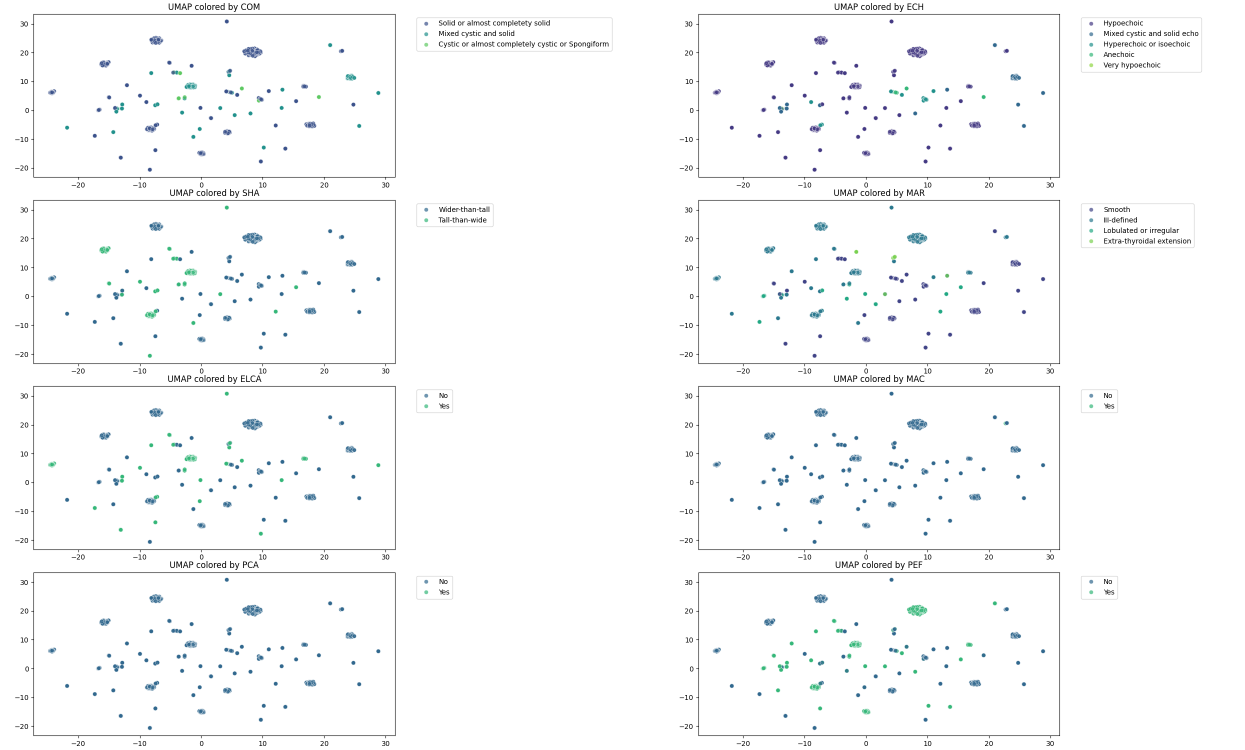
#> input picture other_code/umap.png, 2490 x 1500 px (shown at 1/2 size); its folder holds only this picture in this run
$ python -i images_preprocessing.py   (imports and definitions only)
#> lines starting #> are read from the running program, lines starting #| are printed output that depends on the picture
from PIL import Image, ImageEnhance, ImageOps
import numpy as np
import os


def resize_images_in_directory(directory, new_width, new_height):
    for root, dirs, files in os.walk(directory):
        for file in files:
            if file.lower().endswith('.png'):
                file_path = os.path.join(root, file)
                with Image.open(file_path) as img:
                    resize_img = img.resize((new_width, new_height), resample=Image.LANCZOS)
                resize_img.save(file_path)


def adjust_exposure(image, factor):
    enhancer = ImageEnhance.Brightness(image)
    return enhancer.enhance(factor)


def adjust_saturation(image, factor):
    enhancer = ImageEnhance.Color(image)
    return enhancer.enhance(factor)


def adjust_brightness(image, factor):
    enhancer = ImageEnhance.Brightness(image)
    return enhancer.enhance(factor)


def adjust_contrast(image, factor):
    enhancer = ImageEnhance.Contrast(image)
    return enhancer.enhance(factor)


def adjust_shadows(image, factor):
    # This is a bit tricky and usually requires more advanced techniques.
    # For simplicity, we'll use a combination of brightness and contrast.
    image = ImageEnhance.Brightness(image).enhance(factor * 0.5 + 1)  # Adjust shadows as brightness
    image = ImageEnhance.Contrast(image).enhance(factor * 0.5 + 1)  # Adjust shadows impact as contrast
    return image


def adjust_hue(image, factor):
    image = image.convert("HSV")
    h, s, v = image.split()
    h = ImageOps.autocontrast(h, cutoff=0)  # Normalize histogram
    h = h.point(lambda p: p + int(255 * factor % 256))  # Adjust hue
    h = h.convert("L")
    return Image.merge("HSV", (h, s, v)).convert("RGB")


def adjust_temperature(image, kelvin):
    # Define the blackbody xy chromaticity coordinates for a range of temperatures
    # (These are approximate values)
    blackbody_temps = {
        1000: (0.6499, 0.3498), 2000: (0.5772, 0.3971), 3000: (0.4974, 0.4408),
        4000: (0.4361, 0.4774), 5000: (0.3850, 0.5173), 6000: (0.3456, 0.5510),
        6500: (0.3323, 0.5649), 7000: (0.3210, 0.5762), 7500: (0.3111, 0.5854),
        8000: (0.3021, 0.5933), 8500: (0.2939, 0.6004), 9000: (0.2865, 0.6067),
        9500: (0.2800, 0.6124), 10000: (0.2740, 0.6174), 11000: (0.2647, 0.6258),
        12000: (0.2570, 0.6324), 13000: (0.2501, 0.6382), 14000: (0.2439, 0.6435),
        15000: (0.2384, 0.6482), 16000: (0.2334, 0.6525), 17000: (0.2289, 0.6564),
        18000: (0.2248, 0.6600), 19000: (0.2210, 0.6633), 20000: (0.2176, 0.6662)
    }

    closest_temp = min(blackbody_temps, key=lambda t: abs(t - kelvin))
    x, y = blackbody_temps[closest_temp]

    # Convert xy to RGB using the D65 white point (0.3127, 0.3290)
    def xy_to_rgb(x, y):
        r = 3.2406 * x - 1.5372 * y - 0.4986
        g = -0.9689 * x + 1.8758 * y + 0.0415
        b = 0.0557 * x - 0.2040 * y + 1.0570
        r, g, b = map(lambda c: min(max(c, 0), 1), [r, g, b])
        return int(r * 255), int(g * 255), int(b * 255)

    r, g, b = xy_to_rgb(x, y)

    # Create a color matrix to apply the white balance
    matrix = np.array([
        [r / 255, 0, 0],
        [0, g / 255, 0],
        [0, 0, b / 255]
    ], dtype=np.float32)

    # Convert image to NumPy array and apply the matrix
    image_np = np.array(image) / 255.0
    adjusted_image_np = np.dot(image_np[..., :3], matrix.T)
    adjusted_image_np = np.clip(adjusted_image_np, 0, 1) * 255
    adjusted_image = Image.fromarray(np.uint8(adjusted_image_np))

    return adjusted_image


def adjust_image(image, exposure_factor=1.0, saturation_factor=1.0, brightness_factor=1.0, contrast_factor=1.0,
                 shadow_factor=1.0, hue_factor=0, kelvin_temperature=6500):
    # Convert the skimage image to the PIL image
    pil_image = Image.fromarray(np.uint8(image * 255))
    # Adjust the exposure
    pil_image = adjust_exposure(pil_image, exposure_factor)
    # Adjust the saturation
    pil_image = adjust_saturation(pil_image, saturation_factor)
    # Adjust the brightness
    pil_image = adjust_brightness(pil_image, brightness_factor)
    # Adjust the contrast
    pil_image = adjust_contrast(pil_image, contrast_factor)
    # Adjust the shadow
    pil_image = adjust_shadows(pil_image, shadow_factor)
    # Adjust the hue
    pil_image = adjust_hue(pil_image, hue_factor)
    # Adjust the color temperature
    pil_image = adjust_temperature(pil_image, kelvin_temperature)
    # Convert the PIL image back to the numpy array and normalize it to the range of [0, 1]
    adjusted_image = np.array(pil_image) / 255.0

    return adjusted_image

>>> import cv2
>>> picture = cv2.imread('umap.png', cv2.IMREAD_GRAYSCALE)
#> picture: shape (1500, 2490); min 0, max 255, mean 250.8
>>> result = adjust_image(picture)
#> in adjust_image, `pil_image = Image.fromarray(np.uint8(image * 255))`:
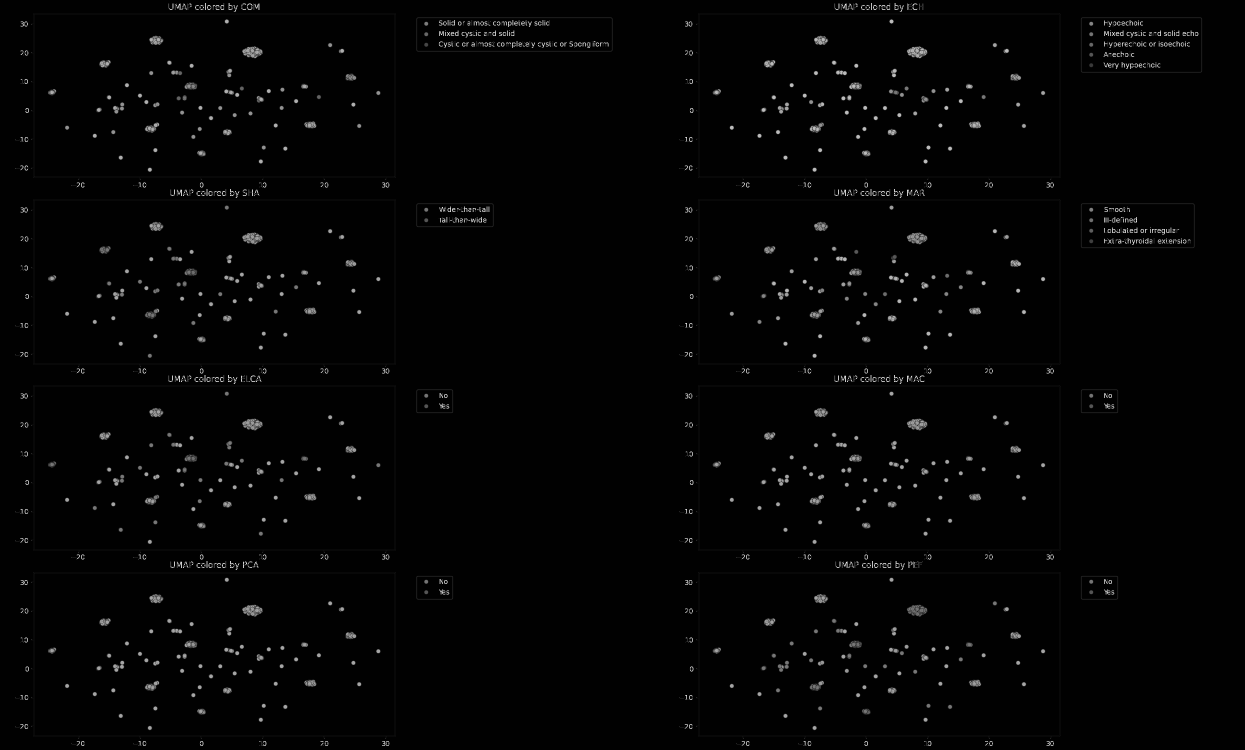
#> pil_image: PIL image 2490x1500 L (shown at 1/2 size); min 0, max 255, mean 3.8
#> in adjust_shadows, `image = ImageEnhance.Contrast(image).enhance(factor * 0.5 + 1)`:
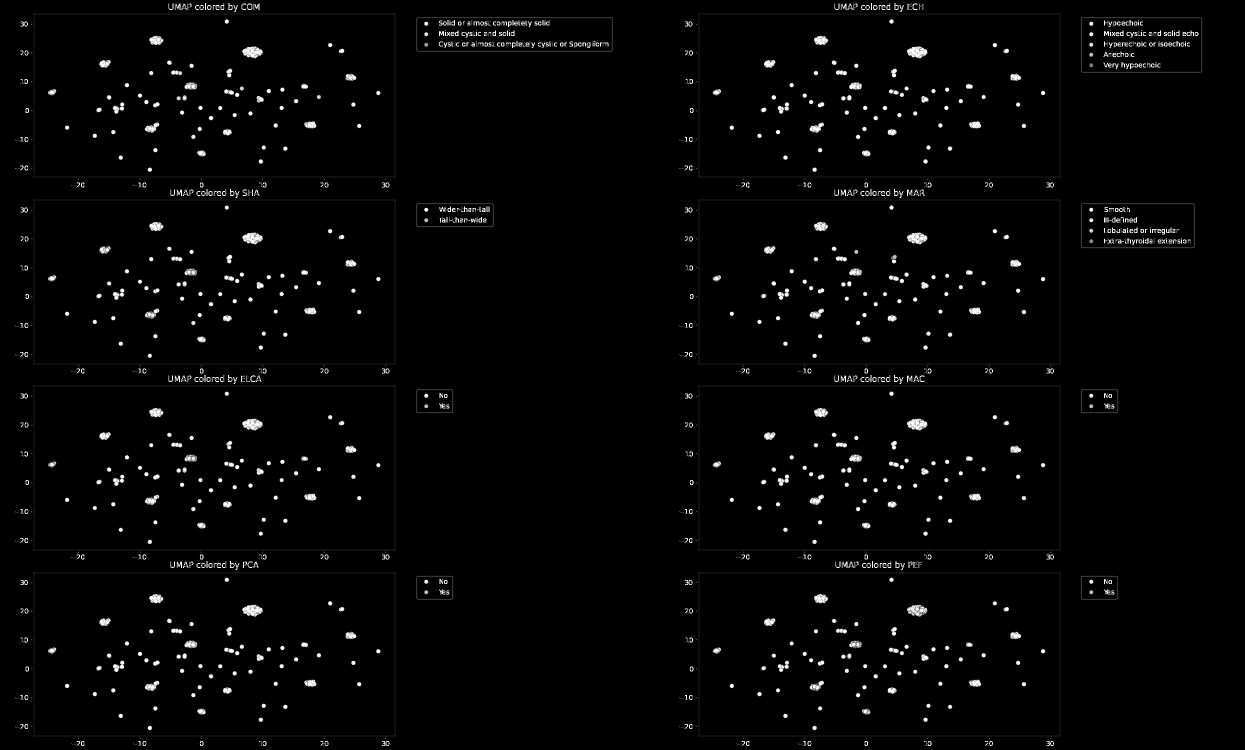
#> image: PIL image 2490x1500 L (shown at 1/2 size); min 0, max 255, mean 4.9
#> in adjust_hue, `image = image.convert("HSV")`: image: PIL image 2490x1500 HSV; mean H, S, V 0, 0, 4.9
#> in adjust_hue, `h, s, v = image.split()`: h: PIL image 2490x1500 L; every value is 0
#> in adjust_temperature, `adjusted_image_np = np.dot(image_np[..., :3], matrix.T)`:
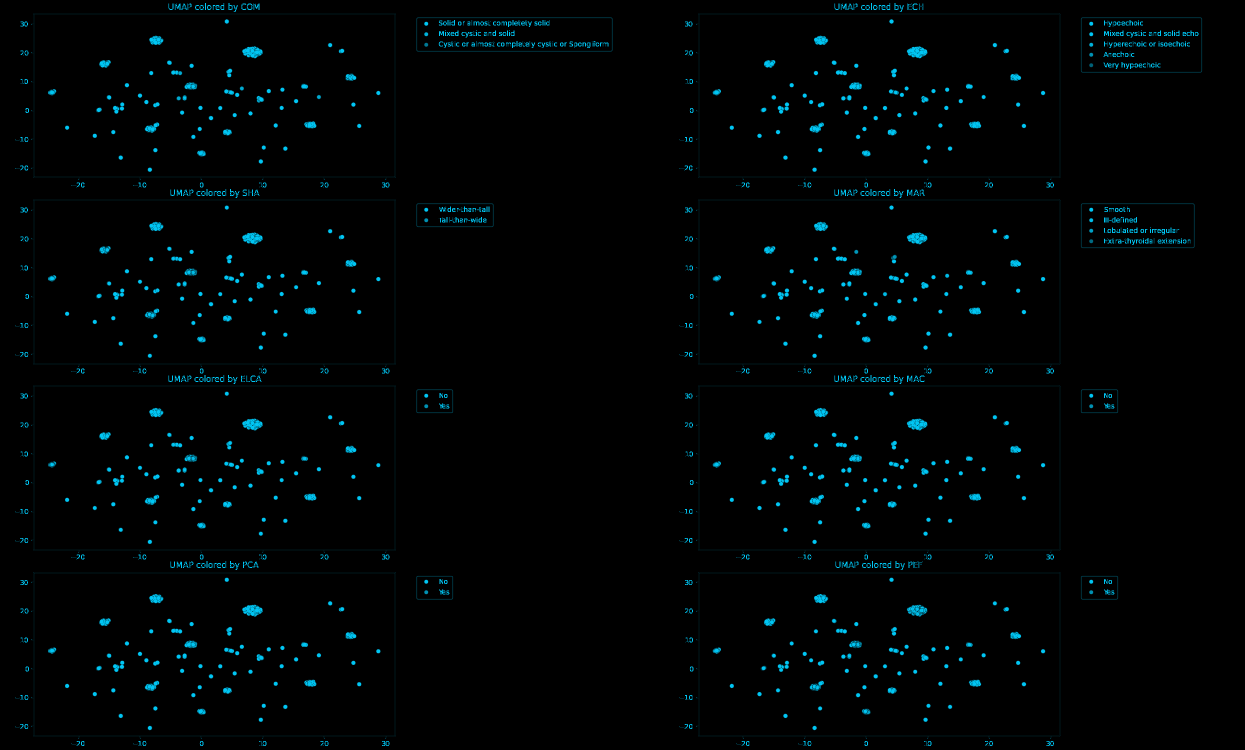
#> adjusted_image_np: shape (1500, 2490, 3) float64 (shown at 1/2 size); mean R, G, B 0, 0.0149, 0.0184
